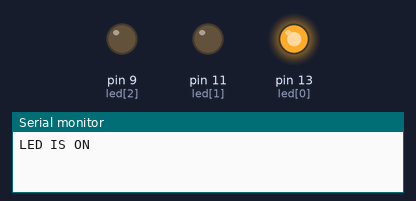
Simulated run of this sketch. Board: Arduino Uno, built with avr-gcc and run on an emulated ATmega328P. Parts: output pins drawn as LEDs (lit = HIGH), the last lines printed to the serial monitor.

Above: at 1.0 s.
At 5.0 s:
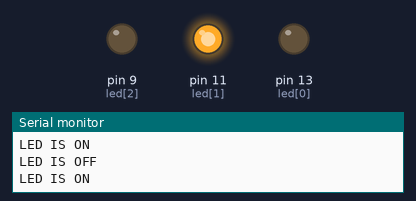
At 9.0 s:
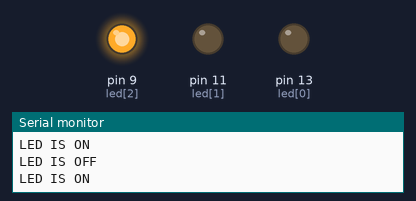
At 11.0 s:
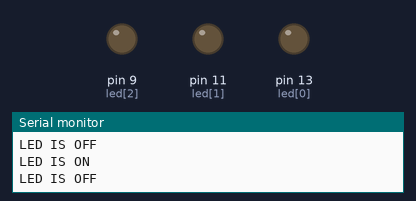
Timing chart, 0 to 15.6 s (numbered marks = the images above):
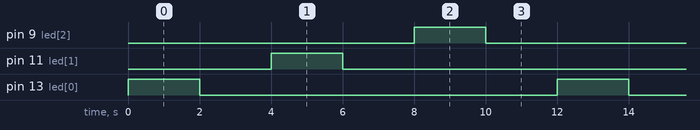

Measured:
- by itself, pin 9 (led[2]), pin 11 (led[1]), pin 13 (led[0]): alternates HIGH for 2.0 s and LOW for 10.0 s
- by itself, everything shown: repeats every 12.0 s, in 6 steps

The sketch:

hemIoT2.ino
```cpp
const int led[]={13,11,9};
void setup()
{
  for(int i=0;i<3;i++)
  {
pinMode(led[i],OUTPUT);
  }
Serial.begin(9600);
}

void loop() {
 for(int i=0;i<3;i++)
 {
 digitalWrite(led[i],HIGH);
 Serial.println("LED IS ON");
 delay(2000);
 digitalWrite(led[i],LOW);
 Serial.println("LED IS OFF");
 delay(2000);
 }
}
```
